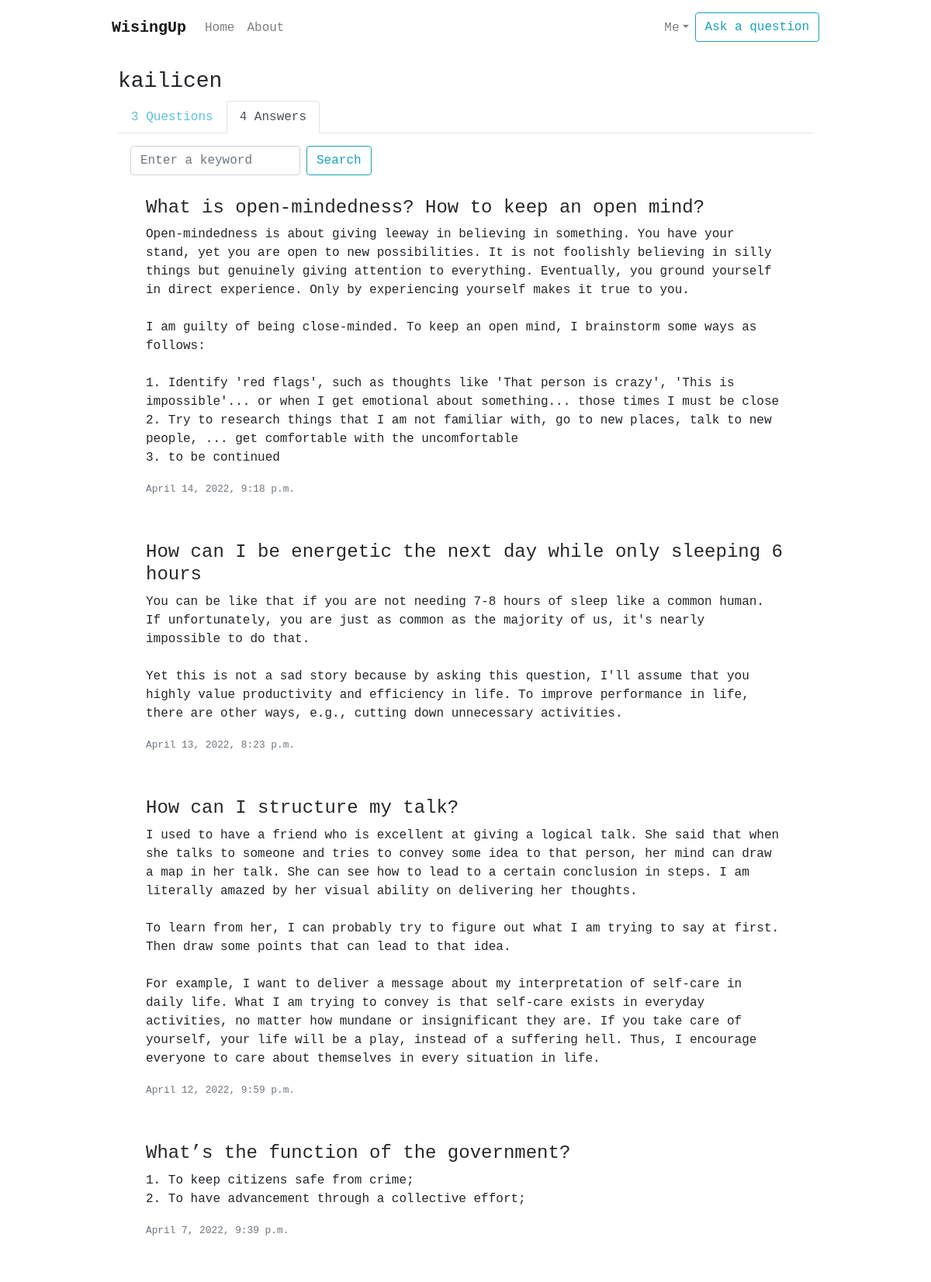
/user-answers/kailicen/, run on the app's committed database.
### wiseup/models.py (models this page shows, shortened)
class Answer(models.Model):
    content = models.TextField()
    date = models.DateTimeField(auto_now_add=True)
    user = models.ForeignKey(User, on_delete=models.CASCADE)
    question = models.ForeignKey(Question, related_name='answers', on_delete=models.CASCADE)
    class Meta:
        ordering = ['-date']

class Question(models.Model):
    content = models.CharField(max_length=200)
    date = models.DateTimeField(auto_now_add=True)
    user = models.ForeignKey(User, on_delete=models.CASCADE)
    class Meta:
        ordering = ['-date']

### wiseup/views.py (the view)
# urls.py: path('user-answers/<str:username>/', UserAnswerListView.as_view(), name='user-answers'),
class UserAnswerListView(ListView):
    model = Answer
    template_name = 'wiseup/user_answers.html'
    context_object_name = 'answers'
    paginate_by = 7
    def get_queryset(self):
        user = get_object_or_404(User, username=self.kwargs.get('username'))
        queryset = Answer.objects.filter(user=user).order_by('-date')
        if self.request.GET.get("search"):
            input = self.request.GET.get("search")
            queryset = Answer.objects.filter(Q(user=user) & Q(content__icontains=input) | Q(question__content__icontains=input)).order_by('-date')
        return queryset
    def get_context_data(self, **kwargs):
        user = get_object_or_404(User, username=self.kwargs.get('username'))
        context = super().get_context_data(**kwargs)
        context['questions'] = Question.objects.filter(user=user).order_by('-date')
        context['total_answer_count'] = Answer.objects.filter(user=user).count()
        context['total_question_count'] = Question.objects.filter(user=user).count()
        context['user'] = user
        context['owner'] = self.request.user
        context['search_term'] = self.request.GET.get("search")
        return context

### wiseup/templates/wiseup/user_answers.html (shortened to what this page needs)
{% extends "wiseup/base.html" %}{% load static %}{% load query_highlight %}{% block content %}
<div class="d-flex flex-column p-2">
  <div class="m-3 pb-3">
    <h3>{{ user.username }}</h3>
    <ul class="nav nav-tabs">
      <li class="nav-item">
        <a class="nav-link" href="{% url 'user-questions' user.username %}">{{ total_question_count }} Questions</a>
      </li>
      <li class="nav-item">
        <a class="nav-link" href="{% url 'user-answers' user.username %}">{{ total_answer_count }} Answers</a>
      </li>
    </ul>
    <div class="p-3">
      <form method="GET" class="form-inline my-2 my-lg-0 pb-3">
        <input name="search" class="form-control mr-sm-2" required type="search" placeholder="Enter a keyword" aria-label="Search">
        <button class="btn btn-outline-info my-2 my-sm-0" type="submit">Search</button>
      </form>
        {% for answer in answers %}
        <ul class="list-group">
          <li class="list-group-item borderless mb-3">
            <h4><a
                  class="question-title"
                  href="{% url 'question-detail' answer.question.id %}"
                  >{% if search_term == None %}{{ answer.question.content|linebreaksbr }}
                  {% else %}{{ answer.question.content|highlight:search_term|linebreaksbr }}
                  {% endif %}</a
                ></h4>
            <p>
              {% if search_term == None %}{{ answer.content|linebreaksbr }}
              {% else %}{{ answer.content|highlight:search_term|linebreaksbr }}
              {% endif %}</p>
              <small class="text-muted">{{ answer.date }} </small>
          </li>
        </ul>
        {% endfor %}
    </div>
  </div>
</div>
{% endblock content %}

### wiseup/static/css/main.css (style rules this page uses)
.monaco { font-family: "Monaco", monospace; }
li.borderless { border: 0 none; }
a.question-title { color: rgba(0, 0, 0, 0.85); }
a:link { text-decoration: none; }
a.nav-link { color: #5bc0de; }

### data on the page
Answer: question.content "What is open-mindedness? How to keep an open mind?", content "Open-mindedness is about giving leeway in believing in something. You have your stand, yet you are open to new possibilities. It is not foolishly believing in silly things but genuinely giving attention to everything. Eventually, you ground yourself in direct experience. Only by experiencing yourself makes it true to you. I am guilty of being close-minded. To keep an open mind, I brainstorm some ways as follows: 1. Identify 'red flags', such as thoughts like 'That person is crazy', 'This is impossible'... or when I get emotional about something... those times I must be close 2. Try to research things that I am not familiar with, go to new places, talk to new people, ... get comfortable with…", date "April 14, 2022, 9:18 p.m."
Answer: question.content "How can I be energetic the next day while only sleeping 6 hours", content "You can be like that if you are not needing 7-8 hours of sleep like a common human. If unfortunately, you are just as common as the majority of us, it's nearly impossible to do that. Yet this is not a sad story because by asking this question, I'll assume that you highly value productivity and efficiency in life. To improve performance in life, there are other ways, e.g., cutting down unnecessary activities.", date "April 13, 2022, 8:23 p.m."
Answer: question.content "How can I structure my talk?", content "I used to have a friend who is excellent at giving a logical talk. She said that when she talks to someone and tries to convey some idea to that person, her mind can draw a map in her talk. She can see how to lead to a certain conclusion in steps. I am literally amazed by her visual ability on delivering her thoughts. To learn from her, I can probably try to figure out what I am trying to say at first. Then draw some points that can lead to that idea. For example, I want to deliver a message about my interpretation of self-care in daily life. What I am trying to convey is that self-care exists in everyday activities, no matter how mundane or insignificant they are. If you take care of…", date "April 12, 2022, 9:59 p.m."
Answer: question.content "What’s the function of the government?", content "1. To keep citizens safe from crime; 2. To have advancement through a collective effort;", date "April 7, 2022, 9:39 p.m."

### other printed values
{{ user.username }} "kailicen"
{{ total_question_count }} "3"
{{ total_answer_count }} "4"
